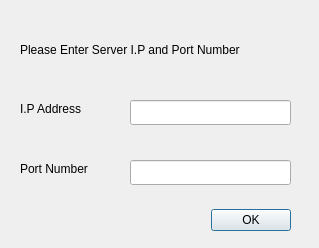
<?xml version="1.0" encoding="UTF-8"?>
<ui version="4.0">
 <class>AddressDialog</class>
 <widget class="QDialog" name="AddressDialog">
  <property name="geometry">
   <rect>
    <x>0</x>
    <y>0</y>
    <width>319</width>
    <height>248</height>
   </rect>
  </property>
  <property name="windowTitle">
   <string>Dialog</string>
  </property>
  <widget class="QDialogButtonBox" name="buttonBox">
   <property name="geometry">
    <rect>
     <x>210</x>
     <y>200</y>
     <width>81</width>
     <height>41</height>
    </rect>
   </property>
   <property name="orientation">
    <enum>Qt::Horizontal</enum>
   </property>
   <property name="standardButtons">
    <set>QDialogButtonBox::Ok</set>
   </property>
   <property name="centerButtons">
    <bool>true</bool>
   </property>
  </widget>
  <widget class="QLineEdit" name="lineEdit">
   <property name="geometry">
    <rect>
     <x>130</x>
     <y>100</y>
     <width>161</width>
     <height>25</height>
    </rect>
   </property>
  </widget>
  <widget class="QLabel" name="label">
   <property name="geometry">
    <rect>
     <x>20</x>
     <y>40</y>
     <width>281</width>
     <height>20</height>
    </rect>
   </property>
   <property name="text">
    <string>Please Enter Server I.P and Port Number</string>
   </property>
  </widget>
  <widget class="QLineEdit" name="lineEdit_2">
   <property name="geometry">
    <rect>
     <x>130</x>
     <y>160</y>
     <width>161</width>
     <height>25</height>
    </rect>
   </property>
  </widget>
  <widget class="QLabel" name="label_2">
   <property name="geometry">
    <rect>
     <x>20</x>
     <y>100</y>
     <width>91</width>
     <height>17</height>
    </rect>
   </property>
   <property name="text">
    <string>I.P Address</string>
   </property>
  </widget>
  <widget class="QLabel" name="label_3">
   <property name="geometry">
    <rect>
     <x>20</x>
     <y>160</y>
     <width>91</width>
     <height>17</height>
    </rect>
   </property>
   <property name="text">
    <string>Port Number</string>
   </property>
  </widget>
 </widget>
 <resources/>
 <connections>
  <connection>
   <sender>buttonBox</sender>
   <signal>accepted()</signal>
   <receiver>AddressDialog</receiver>
   <slot>accept()</slot>
   <hints>
    <hint type="sourcelabel">
     <x>248</x>
     <y>254</y>
    </hint>
    <hint type="destinationlabel">
     <x>157</x>
     <y>274</y>
    </hint>
   </hints>
  </connection>
  <connection>
   <sender>buttonBox</sender>
   <signal>rejected()</signal>
   <receiver>AddressDialog</receiver>
   <slot>reject()</slot>
   <hints>
    <hint type="sourcelabel">
     <x>316</x>
     <y>260</y>
    </hint>
    <hint type="destinationlabel">
     <x>286</x>
     <y>274</y>
    </hint>
   </hints>
  </connection>
 </connections>
</ui>
